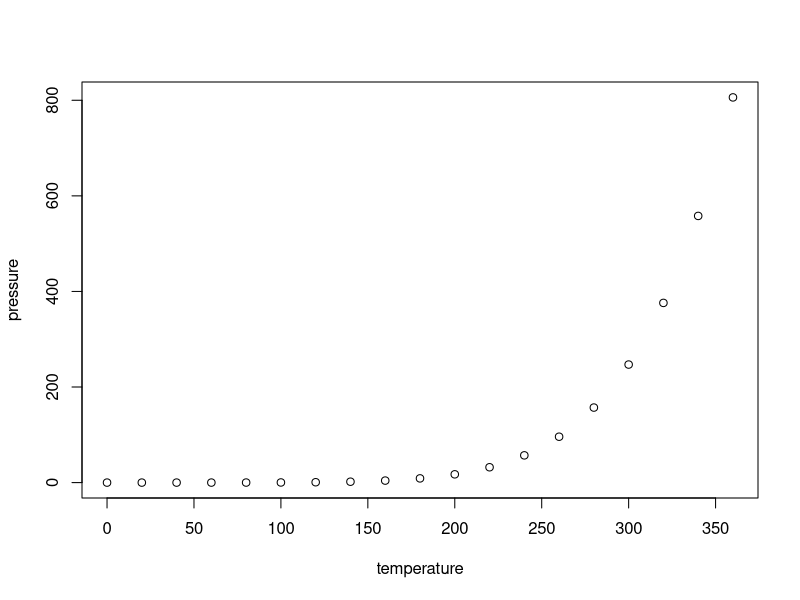
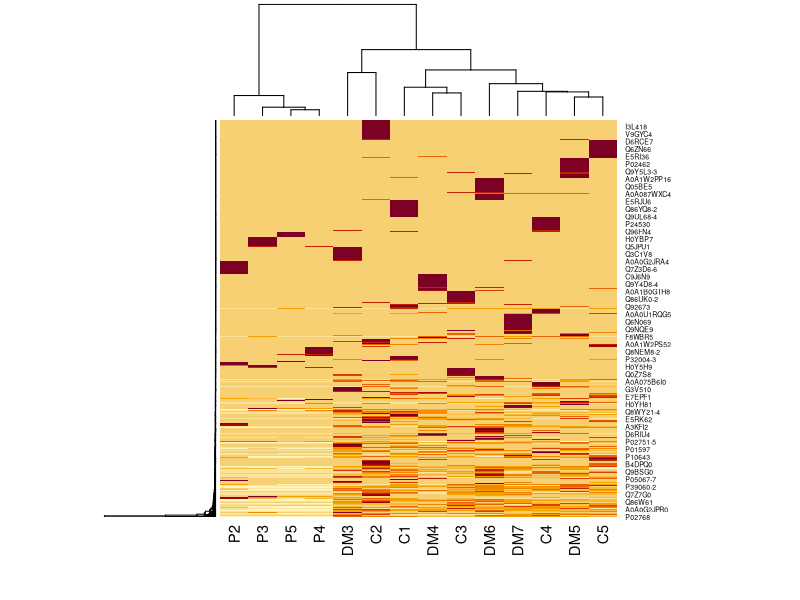
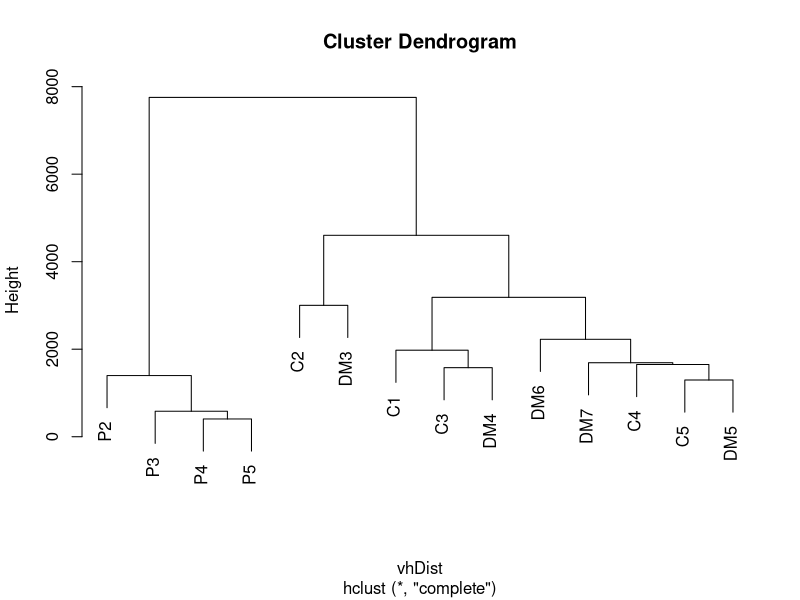
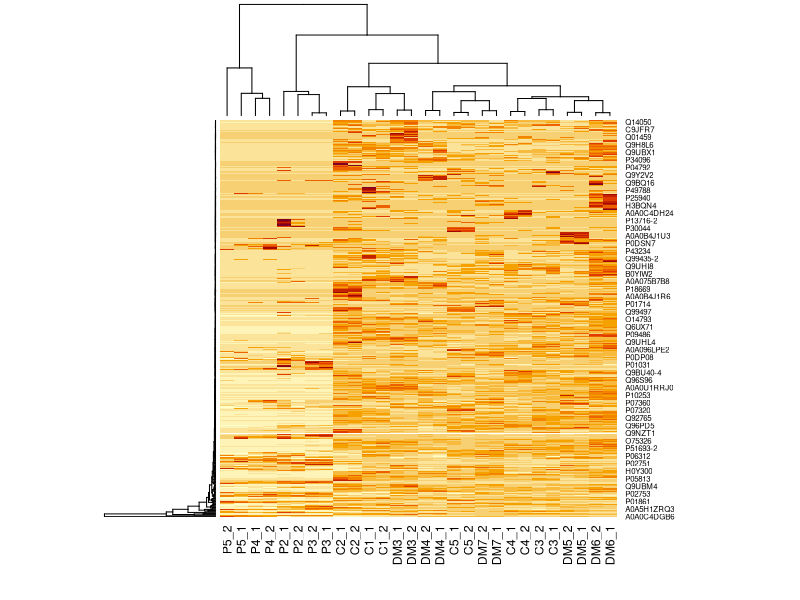
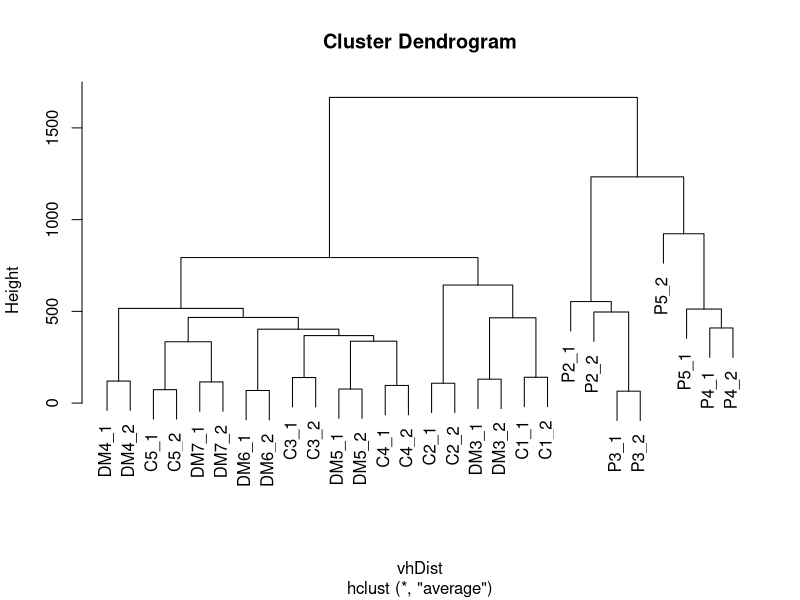

The R script that drew these images, in order:
## ---- chunk 1
knitr::opts_chunk$set(echo = TRUE)
## ---- chunk 2
summary(cars)
## ---- chunk 3
plot(pressure)
## ---- chunk 4
library(tidyverse)
library(readxl)
vh <- read_excel("vhData.xlsx")
vh1 <- vh[ ,c(1, 4:17)] ### subset the table without the 2nd and 3rd row.  The resulting table will have the accession ID and the PSM values for all the samples.
vh2 <- column_to_rownames(vh1, var = "Accession")  ### renaming a column to rownames has to be done to a new object.  column_to_rownames does not work on if it is applied to be done on the same table.  The renaming has to generate a new table
vh3 <- data.matrix(vh2) ### convert the data.frame to a numerical matrix for heat map

heatmap(vh3, scale = "row") ### normalization based on values across the row

### Hierarchical clustering to see the grouping among the samples

vhDist <- dist(t(vh3), method = "minkowski", diag = TRUE, upper = TRUE, p = 2)
vhClust <- hclust(vhDist, method = "complete")
plot(vhClust)
## ---- chunk 5
library(tidyverse)
vh <- read.csv("VH5-5-4.csv")
vh
vh1 <- vh[ ,2:30]
vh1
vh2 <- column_to_rownames(vh1, var = "accNo") 
vh2
vh3 <- data.matrix(vh2) ### convert the data.frame to a numerical matrix for heat map

heatmap(vh3, scale = "row") ### normalization based on values across the row

### Hierarchical clustering to see the grouping among the samples

vhDist <- dist(t(vh3), method = "euclidean", diag = TRUE, upper = TRUE, p = 2)
vhClust <- hclust(vhDist, method = "average")
plot(vhClust)
